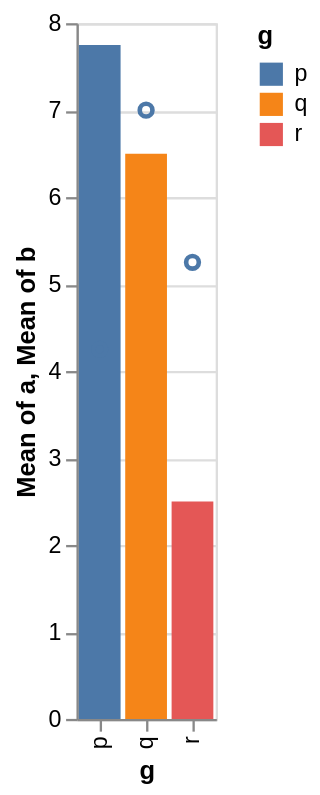

Write the Vega-Lite specification saved for this chart.
### Vega-Lite specification from a JSON file in a GitHub repository (floating-point values rounded to 4 significant figures)
{"data": {"values": [{"x": 0, "a": 1, "b": 2, "g": "p"}, {"x": 1, "a": 8, "b": 7, "g": "q"}, {"x": 2, "a": 4, "b": 3, "g": "r"}, {"x": 3, "a": 11, "b": 8, "g": "p"}, {"x": 4, "a": 7, "b": 4, "g": "q"}, {"x": 5, "a": 3, "b": 9, "g": "r"}, {"x": 6, "a": 10, "b": 5, "g": "p"}, {"x": 7, "a": 6, "b": 10, "g": "q"}, {"x": 8, "a": 2, "b": 6, "g": "r"}, {"x": 9, "a": 9, "b": 2, "g": "p"}, {"x": 10, "a": 5, "b": 7, "g": "q"}, {"x": 11, "a": 1, "b": 3, "g": "r"}]}, "encoding": {"x": {"field": "g", "type": "nominal"}, "y": {"aggregate": "mean", "field": "a", "type": "quantitative"}}, "layer": [{"mark": "bar", "encoding": {"color": {"field": "g", "type": "nominal"}}}, {"mark": "point", "encoding": {"y": {"field": "b", "type": "quantitative"}}}]}
